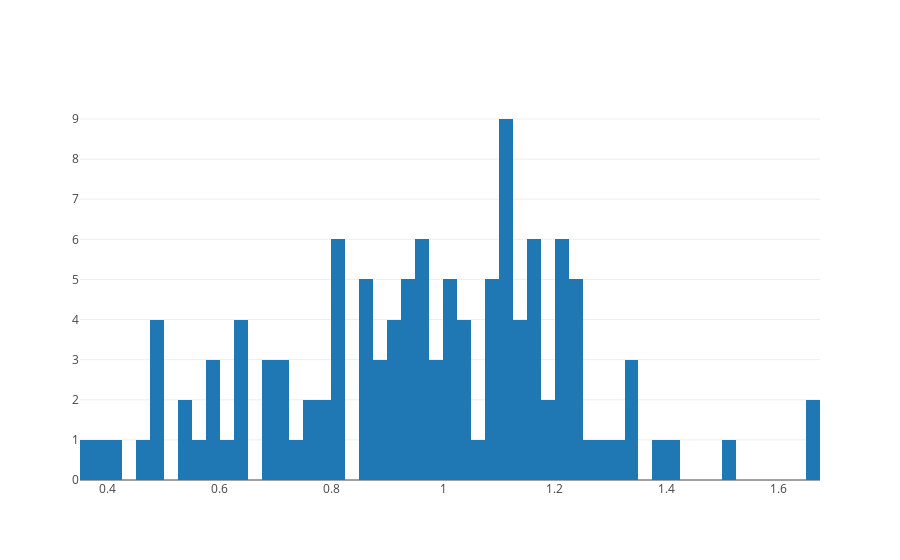

Here is the notebook cell this chart was saved with:
### Markdown cell above
#### Plot

### Code cell
py.offline.init_notebook_mode(connected = True)

data = [go.Histogram(x = betas['beta'], autobinx = False, xbins = dict(start = 0, end = 2, size = 0.025))]
py.offline.iplot(data)
